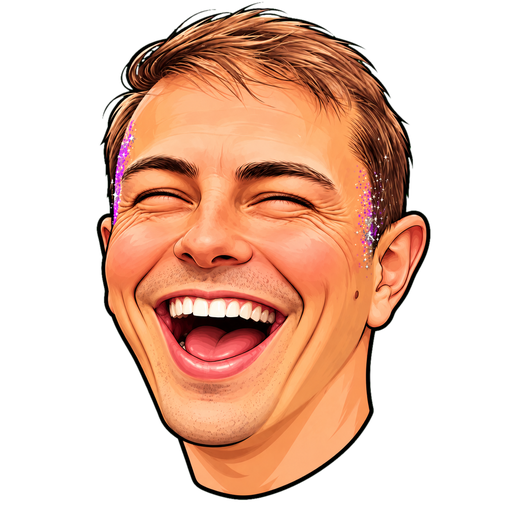
#> input picture assets/hoofd_blij.png, 512 x 512 px
$ python maak_icoon.py
#> lines starting #> are read from the running program, lines starting #| are printed output that depends on the picture; after the words box and inside, x2 and y2 are one past the last pixel; in counts of white or black regions, pixels touching at a corner belong together
"""Maak het app-icoon (Mike's hoofd + titel) en de favicons in assets/.

Gebruik: python tools/maak_icoon.py
"""
import math
import os

from PIL import Image, ImageDraw, ImageFilter, ImageFont

ROOT = os.path.dirname(os.path.dirname(os.path.abspath(__file__)))
A = os.path.join(ROOT, "assets")
REGENBOOG = ["#ff3b6b", "#ff9a3b", "#ffe14a", "#35d6c4", "#4a8dff", "#b765ff", "#ff6fd0"]
S = 1024  # werkformaat; daarna verkleinen


def zonnestralen(grootte, midden):
    """Regenboog-stralen vanuit het midden, als een discozon."""
#> called with grootte = 1024, midden = (512, 430)
    img = Image.new("RGB", (grootte, grootte), "#1b1035")
    d = ImageDraw.Draw(img)
    n, r = 14, grootte * 1.5
    for i in range(n):
        a0, a1 = (i / n) * 360 - 90, ((i + 1) / n) * 360 - 90
        d.pieslice([midden[0] - r, midden[1] - r, midden[0] + r, midden[1] + r], a0, a1, fill=REGENBOOG[i % 7])
    return img


def hoofd():
    h = Image.open(os.path.join(A, "hoofd_blij.png")).convert("RGBA")
    return h.crop(h.getbbox())


def titel(img, regels, y, px):
    """Regenboogletters met dikke zwarte rand, per regel gecentreerd."""
    font = ImageFont.truetype(r"C:\Windows\Fonts\ariblk.ttf", px)
    d = ImageDraw.Draw(img)
    k = 0
    for regel in regels:
        breedte = d.textlength(regel, font=font)
        x = (img.width - breedte) / 2
        for letter in regel:
            kleur = "#ffffff" if letter == " " else REGENBOOG[k % 7]
            d.text((x, y), letter, font=font, fill=kleur, stroke_width=px // 7, stroke_fill="#000000")
            x += d.textlength(letter, font=font)
            k += letter != " "
        y += px * 0.98


# --- groot icoon: beginscherm ---------------------------------------------
icoon = zonnestralen(S, (S // 2, int(S * 0.42)))
# donkere band onderin, zodat de titel leesbaar blijft
band = Image.new("RGBA", (S, S), (0, 0, 0, 0))
#> band: PIL image 1024x1024 RGBA; every value is 0
ImageDraw.Draw(band).rectangle([0, int(S * 0.70), S, S], fill=(27, 16, 53, 235))
icoon = Image.alpha_composite(icoon.convert("RGBA"), band)
#> icoon: PIL image 1024x1024 RGBA

h = hoofd()
#> in hoofd, h is the input picture: PIL image 512x512 RGBA; mean R, G, B, A 95, 58.4, 40.1, 117
hh = int(S * 0.70)
h = h.resize((int(h.width * hh / h.height), hh), Image.LANCZOS)
#> h: PIL image 482x716 RGBA
schaduw = Image.new("RGBA", icoon.size, (0, 0, 0, 0))
schaduw.paste((0, 0, 0, 150), ((S - h.width) // 2 + 14, int(S * 0.045) + 18), h.getchannel("A"))
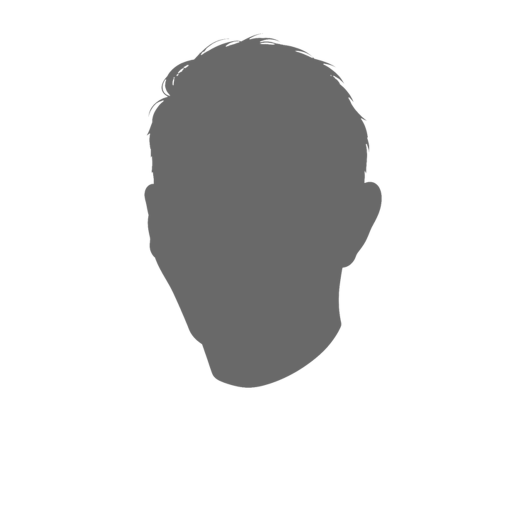
#> schaduw: PIL image 1024x1024 RGBA (shown at 1/2 size); mean R, G, B, A 0, 0, 0, 34.8; transparent parts drawn white
icoon = Image.alpha_composite(icoon, schaduw.filter(ImageFilter.GaussianBlur(14)))
icoon.alpha_composite(h, ((S - h.width) // 2, int(S * 0.045)))
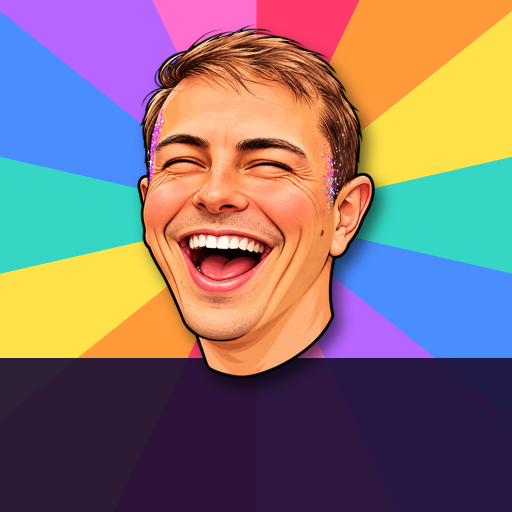
#> icoon: PIL image 1024x1024 RGBA (shown at 1/2 size); mean R, G, B, A 136.6, 114.4, 116.1, 255
titel(icoon, ["DADDY MIKE"], int(S * 0.755), 120)
#> the loop in titel, `for regel in regels:` made 1 pass
#> breedte on pass 1: 755.5
#> after the loop in titel, `for regel in regels:`: k = 9; y = 890.6

icoon = icoon.convert("RGB")
#> icoon: PIL image 1024x1024 RGB
for maat, naam in ((512, "icon-512.png"), (192, "icon-192.png"), (180, "apple-touch-icon.png")):
    icoon.resize((maat, maat), Image.LANCZOS).save(os.path.join(A, naam), optimize=True)
    print(naam, maat)

# --- favicon: alleen het hoofd, de titel is op 32px toch niet te lezen ------
F = 256
fav = Image.new("RGBA", (F, F), (0, 0, 0, 0))
#> fav: PIL image 256x256 RGBA; every value is 0
rond = zonnestralen(F, (F // 2, F // 2)).convert("RGBA")
#> call 2 of zonnestralen, with grootte = 256, midden = (128, 128)
#> in zonnestralen (call 2), `img = Image.new("RGB", (grootte, grootte), "#1b1035")`:
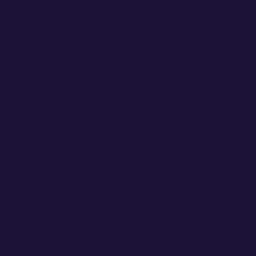
#> img: PIL image 256x256 RGB; mean R, G, B 27, 16, 53
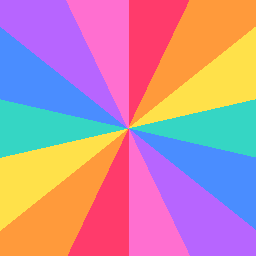
#> rond: PIL image 256x256 RGBA; mean R, G, B, A 193.4, 143.1, 163.6, 255
masker = Image.new("L", (F, F), 0)
#> masker: PIL image 256x256 L; every value is 0
ImageDraw.Draw(masker).ellipse([2, 2, F - 3, F - 3], fill=255)
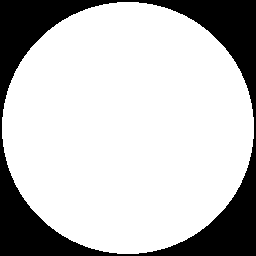
#> masker: PIL image 256x256 L; 76% white; 1 black region, box (x1, y1, x2, y2) and area: (0, 0, 256, 256) 15716
fav.paste(rond, (0, 0), masker)
h = hoofd()
hh = int(F * 0.94)
h = h.resize((int(h.width * hh / h.height), hh), Image.LANCZOS)
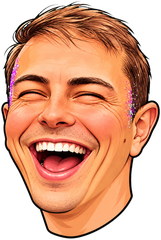
#> h: PIL image 161x240 RGBA; mean R, G, B, A 146.2, 89.8, 61.8, 179.9; transparent parts drawn white
fav.alpha_composite(h, ((F - h.width) // 2, (F - hh) // 2))
fav.resize((64, 64), Image.LANCZOS).save(os.path.join(A, "favicon.png"), optimize=True)
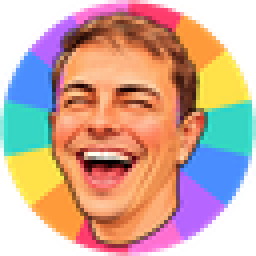
#> saved as favicon.png: PIL image 64x64 RGBA (shown 4 times larger); mean R, G, B, A 156.5, 117.7, 104, 193.8; transparent parts drawn white
fav.save(os.path.join(ROOT, "favicon.ico"), sizes=[(16, 16), (32, 32), (48, 48)])
print("favicon.png 64, favicon.ico 16/32/48")
